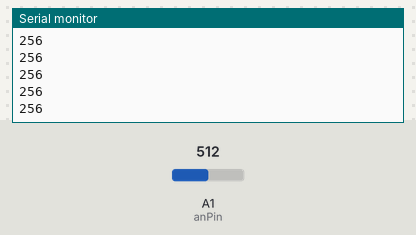
Bench run of a sketch on a simulated Arduino Uno, built with avr-gcc and run on an emulated ATmega328P. Shown: the last lines printed to the serial monitor. The inputs (shaded band) are chosen by the test bench; at power-on: A1 (anPin) = 512.

Above: at 1.2 s.
1.3 s: A1 (anPin) set to 716
At 2.1 s:
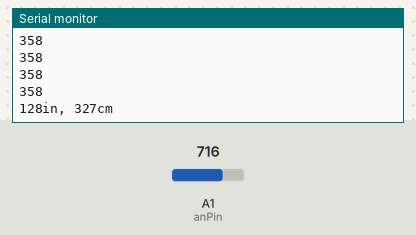
2.8 s: A1 (anPin) set to 900
At 4.4 s:
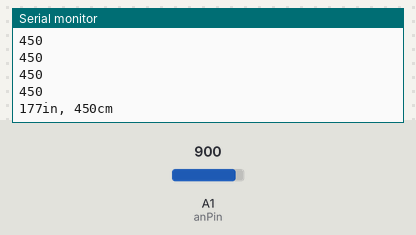
Timing chart, 0 to 5.9 s (numbered marks = the images above; inputs shaded):
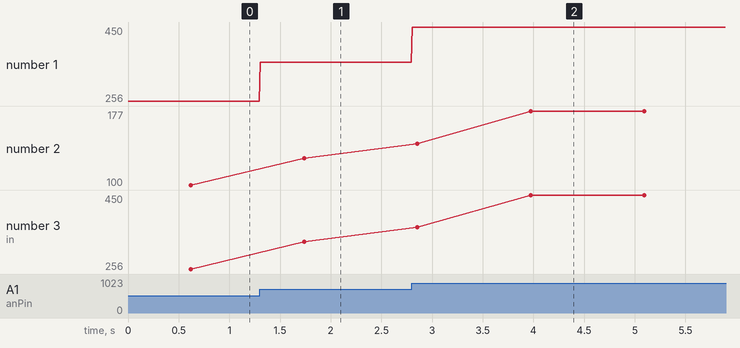

The sketch:

SonarTest.ino
```cpp
//Analog pin 1 for reading in the analog voltage from the MaxSonar device.
//This variable is a constant because the pin will not change throughout execution of this code.
const int anPin = 1;

//variables needed to store values
long anVolt, inches, cm;
int sum=0;//Create sum variable so it can be averaged
int avgrange=60;//Quantity of values to average (sample size)

void setup() {

  //This opens up a serial connection to shoot the results back to the PC console
  Serial.begin(9600);
}

void loop() {

  //MaxSonar Analog reads are known to be very sensitive. See the Arduino forum for more information.
  //A simple fix is to average out a sample of n readings to get a more consistant reading.\\
  //Even with averaging I still find it to be less accurate than the pw method.\\
  //This loop gets 60 reads and averages them

  for(int i = 0; i < avgrange ; i++)
  {
    //Used to read in the analog voltage output that is being sent by the MaxSonar device.
    //Scale factor is (Vcc/512) per inch. A 5V supply yields ~9.8mV/in
    //Arduino analog pin goes from 0 to 1024, so the value has to be divided by 2 to get the actual inches
    anVolt = (float)analogRead(anPin) / 2;
    Serial.println(anVolt);
    sum += anVolt;
    delay(10);
  }
  cm = sum/avgrange;
  inches = cm / 2.54;

  Serial.print(inches);
  Serial.print("in, ");
  Serial.print(cm);
  Serial.print("cm");
  Serial.println();
  //reset sample total
  sum = 0;
  delay(500);
}
```

Measured:
- after the input at 1.3 s, the serial monitor: prints a new line at once (image 1)
- after the input at 2.8 s, the serial monitor: prints a new line at once (image 2)
- plotted number 1: 256 → 358 after the input at 1.3 s, 358 → 450 after the input at 2.8 s
- plotted number 2: 100 → 128 after the input at 1.3 s, 128 → 177 after the input at 2.8 s
- plotted number 3: 256 → 327 after the input at 1.3 s, 327 → 450 after the input at 2.8 s
